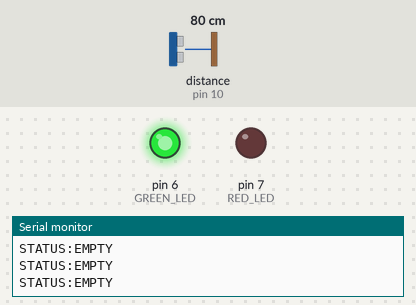
Recording of a sketch running on a simulated Arduino Uno, built with avr-gcc and run on an emulated ATmega328P. Shown: output pins drawn as LEDs (lit = HIGH), the last lines printed to the serial monitor. Wiring (inferred from the names in the program): ultrasonic range finder: trigger pin 9; echo pin 10. Inputs (shaded band) come from the test bench; at power-on: distance to the obstacle (sensor on pin 10) 80 cm. The echo pulse lasts 58.3 µs per cm; pins used as bus, display or sensor lines are not drawn.

Above: at 1.3 s.
1.4 s: distance to the obstacle (sensor on pin 10) set to 17 cm
2.9 s: distance to the obstacle (sensor on pin 10) set to 14 cm
At 4.0 s:
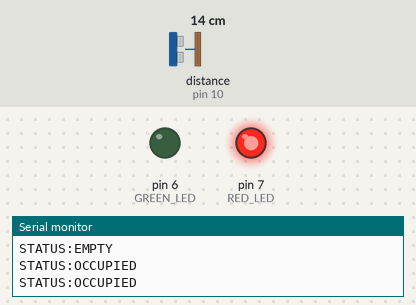
4.5 s: distance to the obstacle (sensor on pin 10) set to 18 cm
At 5.3 s:
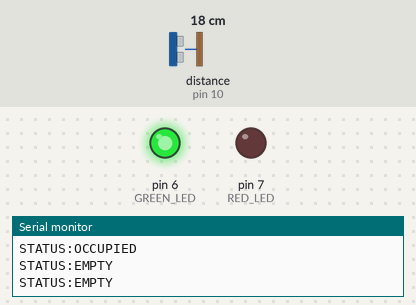
6.0 s: distance to the obstacle (sensor on pin 10) set to 2 cm
At 6.6 s:
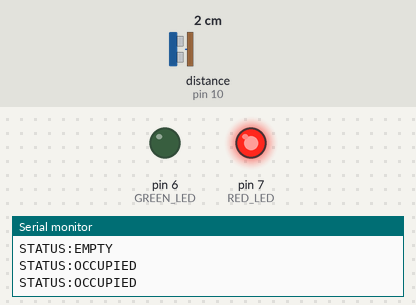
Timing chart, 0 to 8.5 s (numbered marks = the images above; inputs shaded):
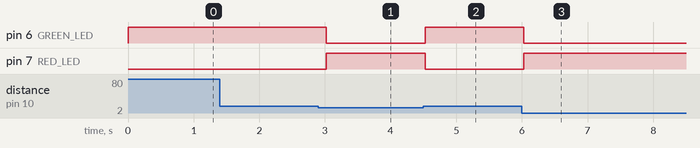

The sketch:

smart_parking_slot.ino
```cpp
/*
 * Smart parking — single slot (matches project report)
 * Arduino Uno + HC-SR04 + red/green LEDs
 * USB serial lines: STATUS:OCCUPIED | STATUS:EMPTY (read by scripts/serial_bridge.py)
 */
#define TRIG_PIN   9
#define ECHO_PIN   10
#define RED_LED    7
#define GREEN_LED  6

#define THRESHOLD_CM  15.0f
#define LOOP_MS       500

void setup() {
  pinMode(TRIG_PIN, OUTPUT);
  pinMode(ECHO_PIN, INPUT);
  pinMode(RED_LED, OUTPUT);
  pinMode(GREEN_LED, OUTPUT);
  Serial.begin(9600);
  Serial.println(F("# smart_parking_slot ready"));
}

static float measureCm() {
  digitalWrite(TRIG_PIN, LOW);
  delayMicroseconds(2);
  digitalWrite(TRIG_PIN, HIGH);
  delayMicroseconds(10);
  digitalWrite(TRIG_PIN, LOW);
  long duration = pulseIn(ECHO_PIN, HIGH, 30000UL);
  if (duration <= 0) return -1.0f;
  return duration * 0.0343f / 2.0f;
}

void loop() {
  float d = measureCm();
  bool occupied = (d > 0.0f && d < THRESHOLD_CM);

  if (occupied) {
    digitalWrite(RED_LED, HIGH);
    digitalWrite(GREEN_LED, LOW);
    Serial.println(F("STATUS:OCCUPIED"));
  } else {
    digitalWrite(RED_LED, LOW);
    digitalWrite(GREEN_LED, HIGH);
    Serial.println(F("STATUS:EMPTY"));
  }

  delay(LOOP_MS);
}
```

Measured:
- the behaviour switches between 16 and 15 cm on distance to the obstacle (sensor on pin 10) (found by bisection; images 0 and 1)
- after the input at 2.9 s, pin 6 (GREEN_LED): HIGH → LOW after 0.12 s; pin 7 (RED_LED): LOW → HIGH after 0.12 s
- after the input at 4.5 s, pin 6 (GREEN_LED): LOW → HIGH at once; pin 7 (RED_LED): HIGH → LOW at once
- after the input at 6.0 s, pin 6 (GREEN_LED): HIGH → LOW at once; pin 7 (RED_LED): LOW → HIGH at once
